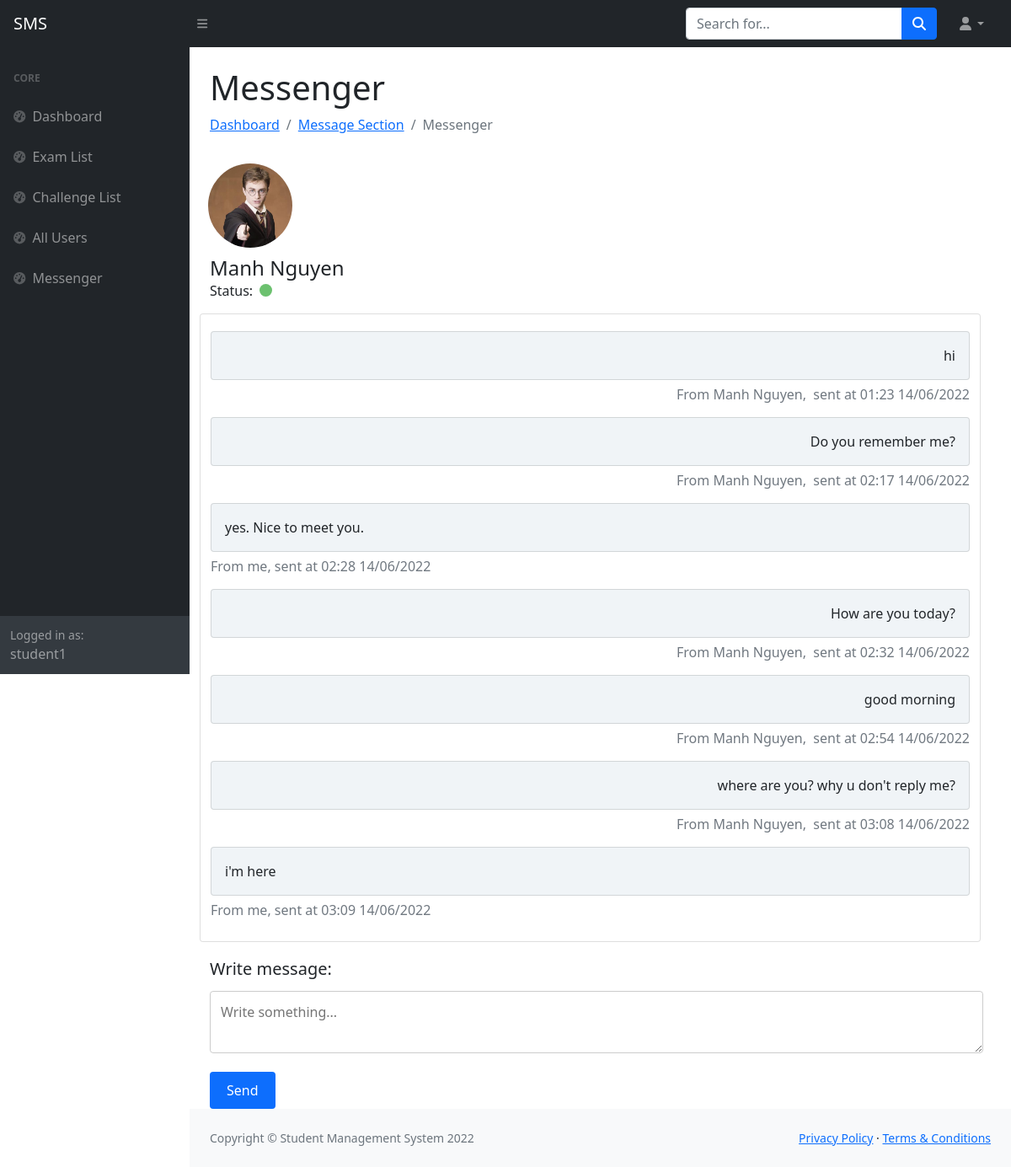
Page /messenger.php?owner_id=1&guest_id=20 (signed in) on the committed database.
### tables this page shows
CREATE TABLE `Users` (
  `user_id` int(6) UNSIGNED NOT NULL,
  `user_firstname` varchar(20) NOT NULL,
  `user_lastname` varchar(20) NOT NULL,
  `user_email` varchar(50) NOT NULL,
  `user_phone_number` varchar(20) NOT NULL,
  `user_class` varchar(10) DEFAULT NULL,
  `user_gender` varchar(10) DEFAULT NULL,
  `user_date_of_birth` datetime DEFAULT NULL,
  `user_photo` varchar(100) DEFAULT NULL,
  `user_account` varchar(30) NOT NULL,
  `user_password` varchar(100) NOT NULL,
  `user_position` varchar(10) NOT NULL,
  `user_start_date` datetime DEFAULT current_timestamp()
);

CREATE TABLE `Contacts` (
  `contact_owner_id` int(6) UNSIGNED DEFAULT NULL,
  `contact_guest_id` int(6) UNSIGNED DEFAULT NULL,
  `contact_id` int(6) UNSIGNED DEFAULT NULL,
  `contact_message` varchar(500) DEFAULT NULL,
  `contact_date` datetime DEFAULT NULL,
  `contact_status` varchar(10) DEFAULT NULL,
  `contact_is_modified` int(1) DEFAULT NULL
);

### messenger.php (the view, shortened to what this page needs)
<?php
    $username = $_SESSION['username'];
    include 'config.php';
    try {
        $conn = new PDO("mysql:host=$db_servername;port=$db_port;dbname=$db_name", $db_username, $db_password, array(PDO::MYSQL_ATTR_INIT_COMMAND => 'SET NAMES utf8'));
        $conn->setAttribute(PDO::ATTR_ERRMODE, PDO::ERRMODE_EXCEPTION);
    } catch(PDOException $e) {
        $conn->rollback();
        echo "Error: " . $e->getMessage();
        header('Location: 500.html', true, 301);
    }
    $guest_id = $_GET['guest_id'];
    $stmt = $conn->prepare("SELECT * FROM Users WHERE user_id=:user_id;");
    $stmt->bindParam(':user_id', $guest_id);
    $stmt->execute();
    $guest_information = $stmt->fetch(PDO::FETCH_ASSOC);
    $guest_name = $guest_information['user_firstname'] . " " . $guest_information['user_lastname'];
    $guest_photo = $guest_information['user_photo'];
    $guest_photo_url = 'images/' . $guest_photo;
?>
<!DOCTYPE html>
<html lang="en">
    <head>
        <link href="https://cdn.jsdelivr.net/npm/simple-datatables@latest/dist/style.css" rel="stylesheet" />
        <link href="css/styles2.css" rel="stylesheet" />
    </head>
    <body class="sb-nav-fixed">
        <?php include 'admin-panel-topbar.php' ?>
        <div id="layoutSidenav">
            <?php include 'admin-panel-sidebar.php' ?>
            <div id="layoutSidenav_content">
                <main>
                    <div class="container-fluid px-4">
                        <h1 class="mt-4">Messenger</h1>
                        <ol class="breadcrumb mb-4">
                            <li class="breadcrumb-item"><a href="admin-panel.php">Dashboard</a></li>
                            <li class="breadcrumb-item"><a href="message-section.php">Message Section</a></li>
                            <li class="breadcrumb-item active">Messenger</li>
                        </ol>
                        <div class="row">
                            <?php
                                if ($guest_photo_url == "images/") {
                                    echo "<img src='https://dummyimage.com/100x100/343a40/6c757d' alt='' class='user-image'>";
                                }
                                else {
                                    echo "<div style='background-image: url(" . "$guest_photo_url" . "); width: 100px; height: 100px; background-size: cover;' class='user-image'></div>";
                                }
                            ?>
                            <a href="user-profile.php" style="color: inherit; text-decoration: none;">
                                <h4 style="margin-bottom: 0px;"><?php echo "$guest_name" ?></h4>
                            </a>
                            <div class="col-md-12 grid-margin">
                                <div class="d-flex align-items-center">
                                    <p style="margin-bottom: 0;">Status:&nbsp&nbsp</p><span style="height: 15px; width: 15px; background-color: #6cc16f; border-radius: 50%; display: inline-block;"></span>
                                </div>
                            </div>
                            <div class="row" style="margin-top: 15px;">
                                <div class="card" style="padding-top: 20px; padding-bottom: 10px;">
                                <?php
                                    $stmt = $conn->prepare("SELECT * FROM Contacts WHERE (contact_guest_id=:contact_guest_id AND contact_owner_id=:contact_owner_id) OR (contact_owner_id=:contact_guest_id AND contact_guest_id=:contact_owner_id) ORDER BY contact_id, contact_date ASC");
                                    $stmt->bindParam(':contact_owner_id', $current_user_id);
                                    $stmt->bindParam(':contact_guest_id', $guest_id);
                                    $stmt->execute();
                                    $results = $stmt->fetchAll(PDO::FETCH_ASSOC);
                                    foreach ($results as $result) {
                                        $contact_owner_id = $result['contact_owner_id'];
                                        $contact_guest_id = $result['contact_guest_id'];
                                        $contact_message = $result['contact_message'];
                                        $contact_date = $result['contact_date'];
                                        $contact_date = date_create($contact_date);
                                        $contact_date = date_format($contact_date, "H:i d/m/Y");
                                        echo "
                                            <div class='col-md-12 grid-margin d-flex flex-column' style='margin-bottom: 15px;'>
                                                <div class='card' style='background-color: #f0f4f7;'>
                                                    <div class='card-body d-flex flex-column'>
                                        ";
                                        if ($contact_owner_id == $current_user_id) {
                                            echo "
                                                        <div>$contact_message</div>
                                                    </div>
                                                </div>
                                            ";
                                        } else if ($contact_guest_id == $current_user_id) {
                                            echo "
                                                        <div style='margin-left: auto'>$contact_message</div>
                                                    </div>
                                                </div>
                                            ";
                                        }
                                        if ($contact_owner_id == $current_user_id) {
                                            echo "
                                                    <div style='color: #707880; margin-top: 5px;'>
                                                        From me, sent at $contact_date
                                                    </div>
                                                </div>
                                            ";
                                        } else if ($contact_guest_id == $current_user_id) {
                                            echo "
                                                    <div style='margin-left: auto; color: #707880; margin-top: 5px;'>
                                                        From $guest_name,&nbsp&nbspsent at $contact_date
                                                    </div>
                                                </div>
                                            ";
                                        }
                                    }
                                ?>
                                </div>
                            </div>
                            <form action="save-message.php" method="POST">
                                <label for="message" style="margin-top: 20px;"><h5>Write message:</h5></label>
                                <textarea required="true" placeholder="Write something..." id="message" name="message" style="width: 99%; padding: 12px; border: 1px solid #ccc; border-radius: 4px; box-sizing: border-box; margin-top: 6px; margin-bottom: 16px; resize: vertical;"></textarea>
                                <input type="submit" value="Send" name="sendmessage" style="background-color: #0d6efd; color: white; padding: 10px 20px; border: none; border-radius: 4px; cursor: pointer;">
                            </form>
                        </div>
                    </div>
                </main>
                <footer class="py-4 bg-light mt-auto">
                    <div class="container-fluid px-4">
                        <div class="d-flex align-items-center justify-content-between small">
                            <div class="text-muted">Copyright &copy; Student Management System 2022</div>
                            <div>
                                <a href="#">Privacy Policy</a>
                                &middot;
                                <a href="#">Terms &amp; Conditions</a>
                            </div>
                        </div>
                    </div>
                </footer>
            </div>
        </div>
    </body>
</html>

### messenger.php (style rules this page uses)
.user-image { width:100px; border-radius:50%; margin:10px; margin-right: 40px; }

### rows in the picture
users: user_photo (picture), guest_name "Manh Nguyen"
contacts: contact_message "hi", contact_date "01:23 14/06/2022"
contacts: contact_message "Do you remember me?", contact_date "02:17 14/06/2022"
contacts: contact_message "yes. Nice to meet you.", contact_date "02:28 14/06/2022"
contacts: contact_message "How are you today?", contact_date "02:32 14/06/2022"
contacts: contact_message "good morning", contact_date "02:54 14/06/2022"
contacts: contact_message "where are you? why u don't reply me?", contact_date "03:08 14/06/2022"
contacts: contact_message "i'm here", contact_date "03:09 14/06/2022"

### other values in the picture
$user_username "student1"
